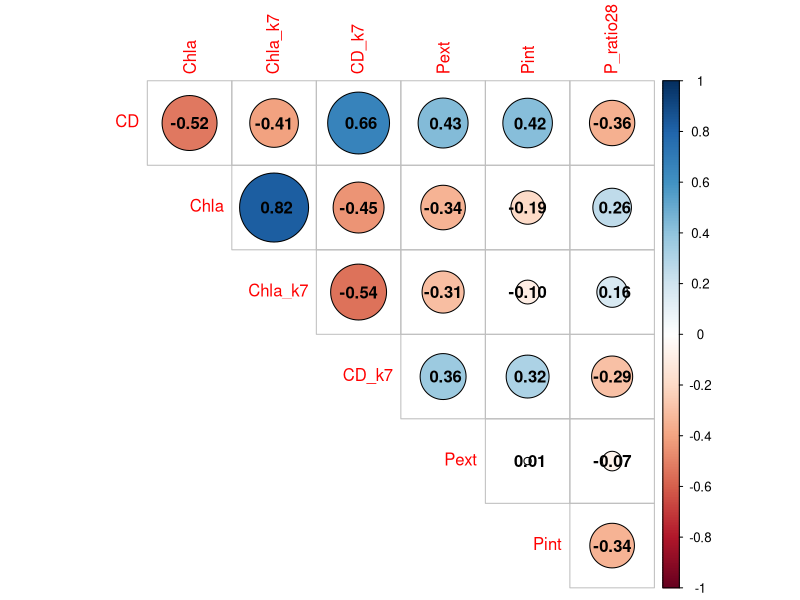
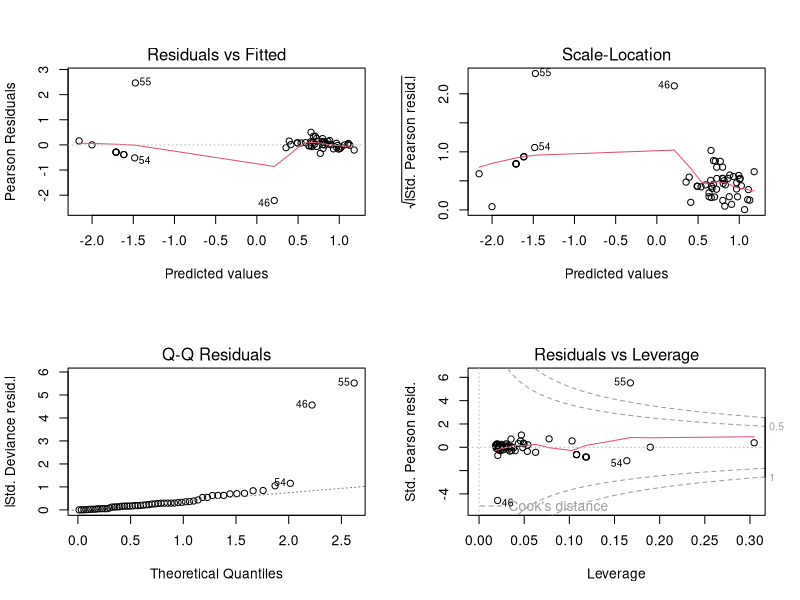
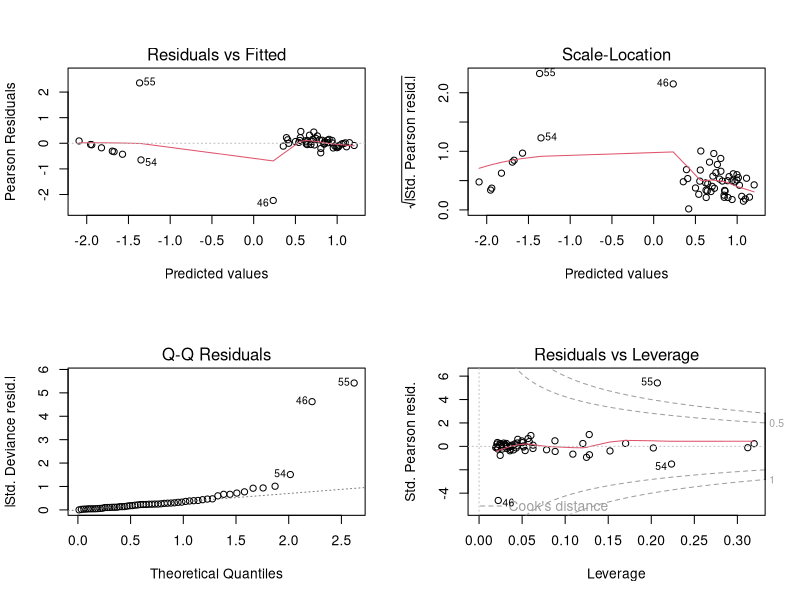

Source code (R) for these figures, in order: (Note: this script raises an error after producing the figures.)
## ---- chunk 1
library(dplyr) #needed for reshaping/reformating data
library(corrplot) #needed for correlation matrix plot
## ---- chunk 2
Me_all_interp<- read.csv(file="Cleaned_data/Mendota_modeldata.csv")
## ---- chunk 3
cor<- Me_all_interp %>% #select fields with responses, include columns with predictors
  select(Chla_ugL_interp, CD_cellsmL_interp, #Chla and CD
         Chla_ugL_interp_k7,CD_cellsmL_interp_k7, #Chla_t-k and CD_t-k
         ExtP_kgday_interp_k28, #P_ext,t-k
         IntP_kgday_interp_k28, #P_int,t-k
         HE_ratio_interp_k28 #P_hypo:P_epi, t-k
         ) %>%
  mutate(#shorten names and remove duplicate fields
    CD=CD_cellsmL_interp, CD_cellsmL_interp=NULL,
    Chla=Chla_ugL_interp,Chla_ugL_interp=NULL,
    Chla_k7=Chla_ugL_interp_k7, Chla_ugL_interp_k7=NULL,
    CD_k7=CD_cellsmL_interp_k7,CD_cellsmL_interp_k7=NULL,
    Pext=ExtP_kgday_interp_k28, ExtP_kgday_interp_k28=NULL,
    Pint=IntP_kgday_interp_k28, IntP_kgday_interp_k28=NULL,
    P_ratio28=HE_ratio_interp_k28,HE_ratio_interp_k28=NULL) %>%
  na.omit() #remove NAs

M=cor(cor, method="pearson") #perform correlation using Kendall tau method
corrplot(M, #plot cor matrix
         diag=FALSE, #remove diagonal that shows corr of vars with themselves
         outline=TRUE, #add outline around shapes to see
         sig.level=c(0.001, 0.01, 0.05), insig='blank', #add signif stars
         addCoef.col='black', #add corr values in black
         type='upper') #only show upper half of matrix
## ---- chunk 4
regka_Chla<- glm(formula=log10(Chla_ugL_interp) ~ #Chla_t
              log10(Chla_ugL_interp_k7) + #Chl-a_t-k
                log10(ExtP_kgday_interp_k28), #P_ext,t-k
              data=Me_all_interp) #data frame
summary(regka_Chla)#prints the glm output
aov(regka_Chla)#prints the sum of squares for the regression and residuals
layout(matrix(c(1,2,3,4),2,2)) #layout 4 graphs/page
plot(regka_Chla) #prints diagnostic graphs for regression
par(mfrow=c(1,1))
## ---- chunk 5
regkb_Chla<- glm(formula=log10(Chla_ugL_interp) ~ #Chla_t
              log10(Chla_ugL_interp_k7) + #Chla_t-k
                log10(ExtP_kgday_interp_k28) + #P_ext,t-k
                IntP_kgday_interp_k28, #P_int,t-k
              data=Me_all_interp) #data frame
summary(regkb_Chla)#prints the glm output
aov(regkb_Chla)#prints the sum of squares for the regression and residuals
layout(matrix(c(1,2,3,4),2,2)) # optional 4 graphs/page
plot(regkb_Chla) #prints diagnostic graphs for regression
par(mfrow=c(1,1))
## ---- chunk 6
regkc_Chla<- glm(formula=log10(Chla_ugL_interp) ~ #Chla_t
              log10(Chla_ugL_interp_k7) + #Chla_t-k
               log10(ExtP_kgday_interp_k28) + #P_ext,t-k
                log10(HE_ratio_interp_k21), #P_hypo:P_epiP,t-k
              data=Me_all_interp) #data frame
summary(regkc_Chla)#prints the glm output
aov(regkc_Chla)#prints the sum of squares for the regression and residuals
layout(matrix(c(1,2,3,4),2,2)) # optional 4 graphs/page
plot(regkc_Chla) #prints diagnostic graphs for regression
par(mfrow=c(1,1))
## ---- chunk 7
regka_CD<- glm(formula=log10(CD_cellsmL_interp) ~ #CD_t
              log10(CD_cellsmL_interp_k7) + #CD_t-k
                log10(ExtP_kgday_interp_k28), #P_ext,t-k
              data=Me_all_interp) #data frame
summary(regka_CD)#prints the glm output
aov(regka_CD)#prints the sum of squares for the regression and residuals
layout(matrix(c(1,2,3,4),2,2)) #layout 4 graphs/page
plot(regka_CD) #prints diagnostic graphs for regression
par(mfrow=c(1,1))
## ---- chunk 8
regkb_CD<- glm(formula=log10(CD_cellsmL_interp) ~ #CD_t
              log10(CD_cellsmL_interp_k7) + #CD_t-k
                log10(ExtP_kgday_interp_k28) + #P_ext,t-k
                IntP_kgday_interp_k28, #P_int,t-k
              data=Me_all_interp) #data frame
summary(regkb_CD)#prints the glm output
aov(regkb_CD)#prints the sum of squares for the regression and residuals
layout(matrix(c(1,2,3,4),2,2)) # optional 4 graphs/page
plot(regkb_CD) #prints diagnostic graphs for regression
par(mfrow=c(1,1))
## ---- chunk 9
regkc_CD<- glm(formula=log10(CD_cellsmL_interp) ~ #CD_t
              log10(CD_cellsmL_interp_k7) + #CD_t-k
                log10(ExtP_kgday_interp_k28) + #P_ext,t-k
                log10(HE_ratio_interp_k28), #P_hypo:P_epiP,t-k
              data=Me_all_interp) #data frame
summary(regkc_CD)#prints the glm output
aov(regkc_CD)#prints the sum of squares for the regression and residuals
layout(matrix(c(1,2,3,4),2,2)) # optional 4 graphs/page
plot(regkc_CD) #prints diagnostic graphs for regression
par(mfrow=c(1,1))
## ---- chunk 10
YRregk_Chla<- glm(formula=log10(Chla_ugL_interp) ~ #Chla_t
              log10(Chla_ugL_interp_k7) + #Chla_t-k
                log10(ExtP_kgday_interp_k28) + #P_ext,t-k
                IntP_kgday_interp_k28, #P_int,t-k
              data=subset(Me_all_interp, Yr==2018)) #subset data by year
aov(YRregk_Chla)#prints the sum of squares for the regression and residuals
## ---- chunk 11
YRregk_CD<- glm(formula=log10(CD_cellsmL_interp) ~ #CD_t
              log10(CD_cellsmL_interp_k7) + #CD_t-k
                log10(ExtP_kgday_interp_k28) + #P_ext,t-k
                IntP_kgday_interp_k28, #P_int,t-k
              data=subset(Me_all_interp, Yr==2018) #subset data by year
            )
aov(YRregk_CD)
